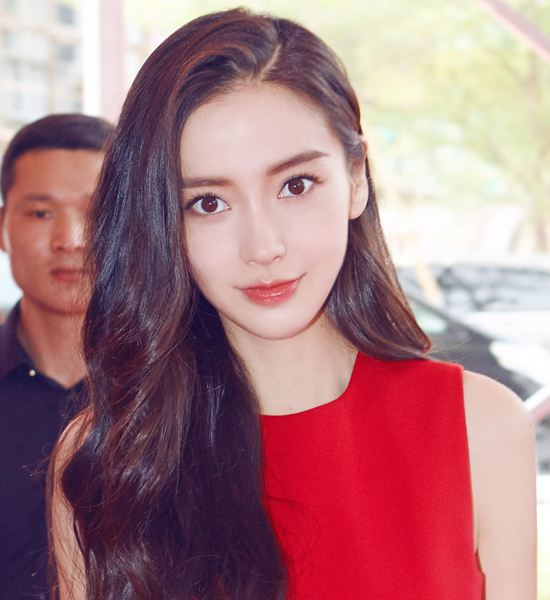
#> input picture 1.训练脚本/images/ab.jpg, 550 x 600 px
$ jupyter execute --allow-errors 1.process_crop.ipynb
#> lines starting #> are read from the running program, lines starting #| are printed output that depends on the picture
[cell 1]
# 将文件夹中的人脸图片进行人脸检测并且裁剪

[cell 2]
# 导入包
import cv2
import numpy as np
import matplotlib.pyplot as plt

[cell 3]
# plt.rcParams['figure.dpi']=200

[cell 4]
# 读取照片
img = cv2.imread('./images/ab.jpg')
#> img is the input picture: shape (600, 550, 3); mean B, G, R 128.6, 121.8, 168.6
# 展示
plt.imshow(cv2.cvtColor(img,cv2.COLOR_BGR2RGB))
plt.axis(False)

#> (a cell that did not finish here is left out)

[cell 6]
def getCropedFace(img_file, conf_thresh=0.5 ):
    """
    将图片进行人脸裁剪
    @param:
        img_file: str 文件名
        conf_thresh: float 置信度预支
        w_thresh,h_thresh: 人脸长度宽度阈值，小于它则丢弃
    @return
        croped_face: numpy img 裁剪后的人脸，如果没有符合条件的，则返回None
    """
#> called with img_file = './images/ab.jpg', conf_thresh = 0.5
    # 读取图片
    # img = cv2.imread(img_file)
    # 解决中文路径问题
    img=cv2.imdecode(np.fromfile(img_file,dtype=np.uint8),-1)
    if img is None:
        return None
    # 画面原来高度和宽度
    img_height,img_width = img.shape[:2]
#> img_height = 600; img_width = 550
    # 缩放图片
    img_resize = cv2.resize(img,(300,300))
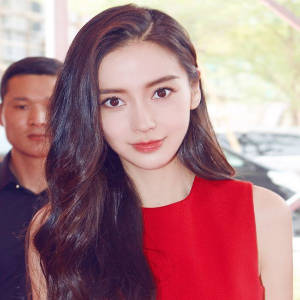
#> img_resize: shape (300, 300, 3); mean B, G, R 128.6, 121.8, 168.6
    # 图像转为blob
    img_blob = cv2.dnn.blobFromImage(img_resize,1.0,(300,300),(104.0, 177.0, 123.0))
    # 输入
    face_detector.setInput(img_blob)
    # 推理
    detections = face_detector.forward()
    # 查看检测人脸数量
    num_of_detections = detections.shape[2]
    # 遍历人脸
    for index in range(num_of_detections):
        # 置信度
        detection_confidence = detections[0,0,index,2]
        # 挑选置信度，找到一个人返回
        if detection_confidence > conf_thresh:
            # 位置
            locations = detections[0,0,index,3:7] * np.array([img_width,img_height,img_width,img_height])
            # 矩形坐标
            l,t,r,b  = locations.astype('int')
            # 长度宽度判断
            w = r - l
            h = b - t
            # print(w,h)
            croped_face = img[t:b,l:r]
            return croped_face

    # 都不满足
    return None
